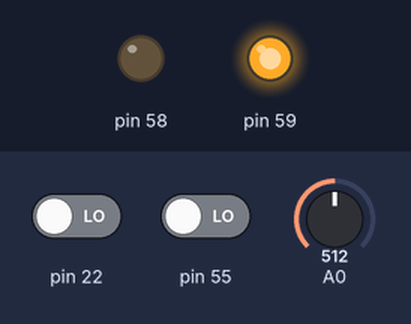
Bench run of a sketch on a simulated Arduino Mega 2560, built with avr-gcc and run on an emulated ATmega2560. Parts: output pins drawn as LEDs (lit = HIGH). Dashed ring = blinking. The test bench sets the inputs (shaded band); at power-on: A0 = 512, pin 55 LOW, pin 22 LOW. What the sketch prints to the serial monitor is not drawn.

Above: at 1.3 s.
1.4 s: A0 set to 0
At 2.2 s:
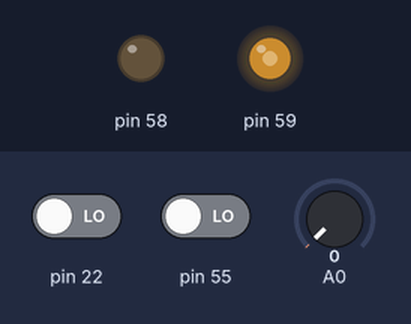
4.5 s: A0 set to 18
At 5.32 s:
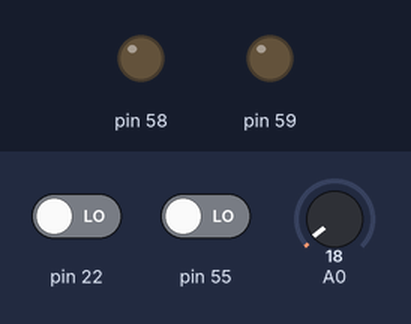
7.6 s: pin 55 driven HIGH
At 8.76 s:
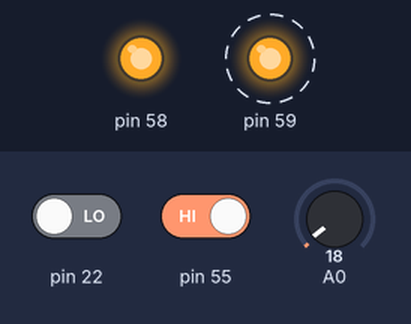
10.7 s: A0 set to 0
Timing chart, 0 to 14.8 s (numbered marks = the images above; inputs shaded):
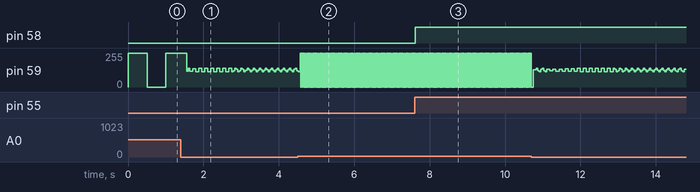

Measured:
- after the input at 7.6 s, pin 58: LOW → HIGH at once

The sketch:

Labo_Stepperdriver.ino
```cpp
unsigned int ADC0;       // Variable waar de ADC waarde in wordt opgeslagen

void setup()
{
  DDRF |= 0b00110000;    // Maak PF5 en PF4 outputs en verander de andere pinnen niet (door het masker)

  Serial.begin(9600);    // Bautrate van de seriele monitor zetten op 9600

  unsigned int READ_ADC_INT_CHANNEL( unsigned char channel );   // Prototype functie voor ADC naar een INT
}

void loop()
{
  ADC0 = READ_ADC_INT_CHANNEL(0);     // Lees de potmeter waarde op PF0 in en slaag het op in de variable ADC0
  ADC0 = map(ADC0, 0, 1023, 1, 1005);  // De minimum waar de van de ADC meting is ipv 0 nu 1 en de maximum waarde is 1005 ipv 1023

  Serial.println(ADC0);               // De potmeter waarde en de stand van de schakelaar op de seriele monitor weergeven
  Serial.print("\t");
  Serial.println(digitalRead(22));

  if(ADC0 <= 1000)                     // Laat de motor alleen draaien als er al een klein beetje aan de potmeter is gedraait
  {
    PORTF ^= 0b00100000;              // Maak pulsen waarvan je de frequentie van kan aanpassen met de potmeter
    delay(ADC0);                      // Delay wordt bepaald door de ADC meting
  }

  if(PINF & 0b00000010)               // Als PF1 hoog is/als de schakelaar is overgehaald
  {
    PORTF |= 0b00010000;              // Maak alleen PF4 hoog
  }

  else
  {
    PORTF &= 0b11101111;              // Maak alleen PF4 laag
  }
}

unsigned int READ_ADC_INT_CHANNEL( unsigned char channel )
{
  DDRF &= ~(1<<channel); // config selected channel as input

  // Right adjust + choice of channel
  ADMUX = 0b01000000 +  channel;

  // Activate ADC - Stop conversion - prescaler 128 (for ADC 50K<..<200k) (16Mhz / 128 = 125000)
  ADCSRA = 0b10000111;

  // start conversion and wait for completion
  ADCSRA |= (1<<ADSC);
  while (ADCSRA & (1<<ADSC));

  // return A/D conversion result
  unsigned char ADCLBuff = ADCL; // first read ADCL!!
  return ( ((unsigned int) ADCH ) << 8 ) + ADCLBuff;
}
```
